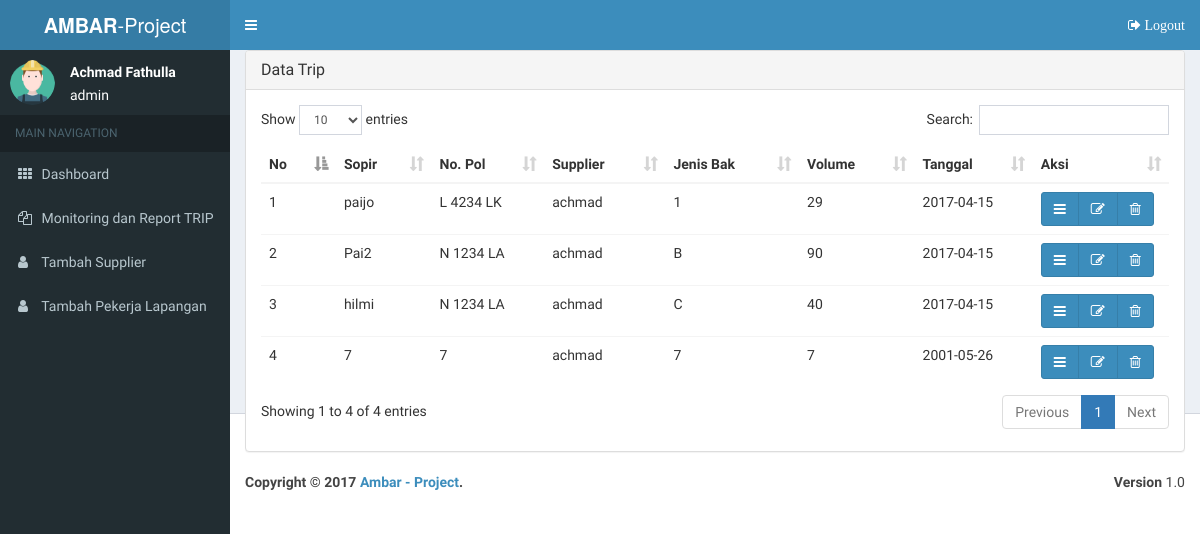
The page /index.php?p=data-trip2 (signed in) on the database its author committed.
### tables this page shows
CREATE TABLE `usr_ambar` (
  `id_user` int(11) NOT NULL,
  `nama_user` varchar(50) DEFAULT NULL,
  `tanggal_gabung` date DEFAULT NULL,
  `alamat` varchar(50) DEFAULT NULL,
  `no_telp` varchar(50) DEFAULT NULL,
  `username` char(8) NOT NULL,
  `password` char(8) NOT NULL,
  `id_level` char(8) NOT NULL
);

CREATE TABLE `level` (
  `id_level` char(8) NOT NULL,
  `level` varchar(20) DEFAULT NULL
);

CREATE TABLE `monitor` (
  `id_monitor` int(10) NOT NULL,
  `nama_supir` varchar(50) DEFAULT NULL,
  `nopol_armada` char(10) DEFAULT NULL,
  `jenis_bak` char(10) DEFAULT NULL,
  `volume` float DEFAULT NULL,
  `id_supplier` int(10) DEFAULT NULL,
  `id_user` int(10) DEFAULT NULL,
  `waktu_input` date DEFAULT NULL
);

CREATE TABLE `supplier` (
  `id_supplier` int(10) NOT NULL,
  `nama_pemilik` varchar(50) DEFAULT NULL,
  `alamat` varchar(50) DEFAULT NULL,
  `no_telp_supplier` varchar(50) DEFAULT NULL,
  `tanggal_gabung` date DEFAULT NULL
);

### data-trip2.php (the view, shortened to what this page needs)
<?php
include_once('koneksi.php');
$query = "SELECT monitor.id_monitor,monitor.nama_supir,monitor.nopol_armada,supplier.nama_pemilik,monitor.jenis_bak,monitor.volume,monitor.waktu_input FROM monitor,supplier WHERE monitor.id_supplier = supplier.id_supplier";
$tampil = mysqli_query($koneksi,$query);
$no=1;
?>
<div class="col-md-12">
  <div class="panel panel-default">
    <div class="panel-heading">
    <h3 class="panel-title">Data Trip</h3>
    </div>
    <div class="panel-body">
      <table id="customers2" class="table datatable">
        <thead>
          <tr>
            <th>No</th>
            <th>Sopir</th>
            <th>No. Pol</th>
            <th>Supplier</th>
            <th>Jenis Bak</th>
            <th>Volume</th>
            <th>Tanggal</th>
            <th>Aksi</th>
          </tr>
        </thead>
        <tbody>
          <?php while ($row = mysqli_fetch_array($tampil)) { ?>
          <tr>
            <td><?php echo $no++;?></td>
            <td><?php echo $row['nama_supir'];?></td>
            <td><?php echo $row['nopol_armada'];?></td>
            <td><?php echo $row['nama_pemilik'];?></td>
            <td><?php echo $row['jenis_bak'];?></td>
            <td><?php echo $row['volume'];?></td>
            <td><?php echo $row['waktu_input'];?></td>
            <td width="15%">
              <div class="btn-group">
                <a
                class="btn btn-primary detail-data"
                data-toggle="modal" href="#myModal2"
                data-id="<?php echo $row['id_monitor'];?>"
                data-supir="<?php echo $row['nama_supir'];?>"
                data-nopol="<?php echo $row['nopol_armada'];?>"
                data-supplier="<?php echo $row['nama_pemilik'];?>"
                data-bak="<?php echo $row['jenis_bak'];?>"
                data-volume="<?php echo $row['volume'];?>"
                data-waktu="<?php echo $row['waktu_input'];?>">
                <i class="fa fa-bars"></i>
              </a>
              <a
              class="btn btn-primary edit-data"
              data-toggle="modal" href="#myModal"
              data-id="<?php echo $row['id_monitor'];?>"
              data-supir="<?php echo $row['nama_supir'];?>"
              data-nopol="<?php echo $row['nopol_armada'];?>"
              data-supplier="<?php echo $row['nama_pemilik'];?>"
              data-bak="<?php echo $row['jenis_bak'];?>"
              data-volume="<?php echo $row['volume'];?>"
              data-waktu="<?php echo $row['waktu_input'];?>">
              <i class="fa fa-edit"></i>
            </a>
            <a class="btn btn-primary" href="hapus-trip.php?id_monitor=<?php echo $row['id_monitor'];?>"><i class="fa fa-trash-o"></i></a>
          </div>
        </td>
      </tr>
      <?php } ?>
    </tbody>
  </table>
</div>
</div>
</div>

### index.php (shortened to what this page needs)
<?php
include 'koneksi.php';
$p=htmlentities($_GET['p']);
$iduser=$_SESSION['id_user'];
$coba = mysqli_query($koneksi, "SELECT * FROM usr_ambar u,level l WHERE u.id_level = l.id_level AND id_user = $iduser");
$level=mysqli_query($koneksi, "SELECT l.level FROM usr_ambar u,level l where u.id_level=l.id_level AND id_user = $iduser");
$lev=mysqli_fetch_array($level);
$row = mysqli_fetch_array($coba);
$namauser=$row['nama_user'];
?>
<!DOCTYPE html>
<html>
<head>
  <link rel="stylesheet" href="plugins/bootstrap/css/bootstrap.min.css">
  <link rel="stylesheet" href="https://maxcdn.bootstrapcdn.com/font-awesome/4.4.0/css/font-awesome.min.css">
  <link rel="stylesheet" href="https://code.ionicframework.com/ionicons/2.0.1/css/ionicons.min.css">
  <link rel="stylesheet" href="plugins/datatables/dataTables.bootstrap.css">
  <link rel="stylesheet" href="plugins/datatables/extensions/Responsive/css/dataTables.responsive.css">
  <link rel="stylesheet" href="dist/css/AdminLTE.min.css">
  <link rel="stylesheet" href="dist/css/skins/_all-skins.min.css">
  <link rel="stylesheet" href="plugins/sweetalert/sweetalert.css">
  <link rel="stylesheet" href="plugins/datepicker/datepicker3.css">
</head>
<body class="hold-transition skin-blue sidebar-mini">
  <div class="wrapper">
    <header class="main-header">
      <a href="index.php" class="logo">
        <span class="logo-lg"><b>AMBAR</b>-Project</span>
      </a>
      <nav class="navbar navbar-static-top" role="navigation">
        <a href="#" class="sidebar-toggle" data-toggle="offcanvas" role="button">
        </a>
        <div class="navbar-custom-menu">
          <ul class="nav navbar-nav">
            <li>
              <a href="logout.php"><i class="fa fa-sign-out" onclick="return confirm('Apakah anda yakin akan Logout?')"> Logout</i></a>
            </li>
          </ul>
        </div>
      </nav>
    </header>
    <aside class="main-sidebar">
      <section class="sidebar">
        <div class="user-panel">
          <div class="pull-left image">
            <img src="dist/img/worker.png" class="img-circle" alt="User Image">
          </div>
          <div class="pull-left info">
            <p><?php echo $namauser;?></p>
            <?php echo $lev['level']; ?>
          </div>
        </div>
        <?php
        if($lev['level']=='admin'){
          include "menu-admin.php";
        }
        ?>
      </section>
    </aside>
    <div class="content-wrapper">
      <?php
      $file="$p.php";
      $cek=strlen($p);
      if ($cek>30||!file_exists($file)||empty($p)) {
        if($lev['level']=='admin'){
          include "dashboard2.php";
        }
        if($lev['level']=='petugas'){
          include "dashboard-admin.php";
        }
      } else {
        include ($file);
      }
      ?>
    </div>
    <footer class="main-footer">
      <div class="pull-right hidden-xs">
        <b>Version</b> 1.0
      </div>
      <strong>Copyright &copy; 2017 <a href="#">Ambar - Project</a>.</strong>
    </footer>
  </div>
</body>
</html>

### menu-admin.php (shortened to what this page needs)
<ul class="sidebar-menu">
  <li class="header">MAIN NAVIGATION</li>
  <li>
    <a href="?p=dashboard-admin">
      <i class="fa fa-th"></i> <span> Dashboard </span>
    </a>
  </li>
  <li class="treeview">
    <a href="#">
      <i class="fa fa-files-o"></i>
      <span>Monitoring dan Report TRIP</span>
    </a>
  </li>
  <li>
    <a href="?p=supplier/supplier">
      <i class="fa fa-user"></i> <span> Tambah Supplier</span>
    </a>
  </li>
  <li>
    <a href="?p=input-pekerja-lap">
      <i class="fa fa-user"></i> <span> Tambah Pekerja Lapangan</span>
    </a>
  </li>
</ul>

### rows shown on the page
usr_ambar: nama_user "Achmad Fathulla"
level: level "admin"
monitor: nama_supir "paijo", nopol_armada "L 4234 LK", id_supplier.nama_pemilik "achmad", jenis_bak "1", volume "29", waktu_input "2017-04-15"
monitor: nama_supir "Pai2", nopol_armada "N 1234 LA", id_supplier.nama_pemilik "achmad", jenis_bak "B", volume "90", waktu_input "2017-04-15"
monitor: nama_supir "hilmi", nopol_armada "N 1234 LA", id_supplier.nama_pemilik "achmad", jenis_bak "C", volume "40", waktu_input "2017-04-15"
monitor: nama_supir "7", nopol_armada "7", id_supplier.nama_pemilik "achmad", jenis_bak "7", volume "7", waktu_input "2001-05-26"
